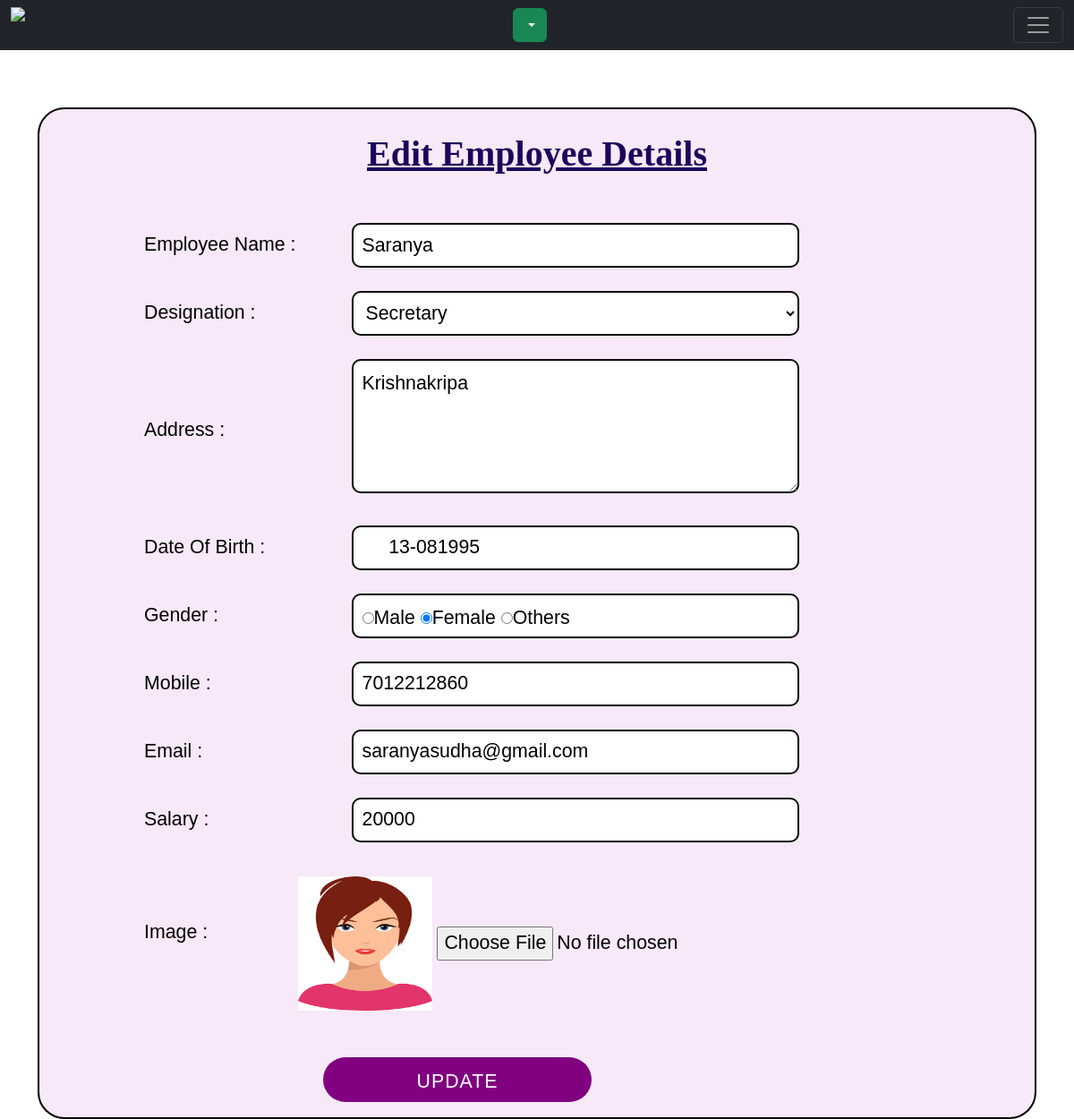
The page /adminapp/editemp/7012212860/ on the database its author committed.
### adminapp/models.py (models this page shows)
class employeedb(models.Model):
    Empname = models.CharField(max_length=100, null=True, blank=True)
    Designation = models.CharField(max_length=100, null=True, blank=True)
    Address = models.CharField(max_length=1000, null=True, blank=True)
    Dateofbirth = models.CharField(max_length=1000, null=True, blank=True)
    Gender = models.CharField(max_length=10, null=True, blank=True)
    Mobile = models.IntegerField(null=False, primary_key=True)
    Email = models.EmailField(max_length=100, null=True, blank=True)
    Salary = models.IntegerField(null=True, blank=True)
    Image = models.ImageField(upload_to="employee", null=True, blank=True)

### adminapp/views.py (the view)
# urls.py: path('editemp/<int:dataid>/', views.editemp, name="editemp"),
def editemp(req, dataid):
    des = postdb.objects.all()
    emp = employeedb.objects.get(Mobile=dataid)
    return render(req, "editemployee.html", {'emp':emp, 'des':des})

### adminapp/templates/editemployee.html (shortened to what this page needs)
<!DOCTYPE html>
{% extends 'adminhome.html' %}
{% load static %}
{% block content %}
<html lang="en">
<head>
</head>
<body>
<div class="card" style="border:2px solid black;border-radius:30px; background-color:rgb(247, 233, 247);">
    <div class="card-body" >
        <div>
            <h1>
            <u>Edit Employee Details</u></h1></div>
        <form class="form-inline" method="post" action="{% url 'empupdate' dataid=emp.Mobile %}" enctype="multipart/form-data">
            <table>
                <tr><td>Employee Name : </td>
                    <td><input name="empname" type="text" value="{{emp.Empname}}" class="form-field" placeholder="Employee Name"></td></tr>
            <tr><td>Designation : </td>
                <td><select class="form-field" name="desg">
    <option>{{emp.Designation}}</option>
                </select></td></tr>
            <tr><td>Address : </td>
                <td><textarea placeholder="Address" name="adrs" class="form-field" style="height:150px;">{{emp.Address}}</textarea></td></tr>
            <tr><td>Date Of Birth :</td>
              <td>
                  <input class="form-field" name="dob" type="text" value=" {{ emp.Dateofbirth }} ">
                </td></tr>
                <tr><td>Gender :  </td>
                    <td><div class="form-field">
                <input type="radio" value="Male" name="gender" id="male"
                {% if emp.Gender == 'Male' %} checked {% endif %}>Male
                <input type="radio" value="Female" name="gender" id="Female"
                {% if emp.Gender == 'Female' %} checked {% endif %}>Female
                <input type="radio" value="Others" name="gender" id="Others"
                {% if emp.Gender == 'Others' %} checked {% endif %}>Others
                    </div> </td></tr>
           <tr><td>Mobile : </td>
               <td><input name="mobile" value="{{emp.Mobile}}" type="tel" pattern="[0-9]{10}" class="form-field" placeholder="Mobile Number"></td></tr>
            <tr><td>Email : </td>
                <td><input name="email" type="email" value="{{emp.Email}}" class="form-field" placeholder="Email ID "></td></tr>
            <tr><td>Salary :</td>
                <td><input name="salary" type="text" class="form-field"  placeholder="Salary" value="{{emp.Salary}}"></td></tr>
           <tr><td>Image : </td>
               <td colspan="2"><img src="{{emp.Image.url}}" width="150px" height="150px">
                  <input class="inp1" name="simage" type="file"></td></tr>
                <tr><td colspan="2"> <button style="margin-top:50px;  background-color: purple;height:50px;" type="submit" class="inpbutton">UPDATE</button></td></tr>
            </table>
        </form>
    </div>
</div>
</body>
</html>
{% endblock %}

### adminapp/templates/editemployee.html (style rules this page uses)
.form-field { width:500px; margin-bottom:12px; margin-top:12px; height:50px; border:2px solid black; border-radius:10px; margin-left:60px; background-color:white; padding:10px; font-size:16pt; font-family: Arial; font-weight:500; }
h1 { color:rgb(28, 4, 92); font-family: 'Times New Roman', Times, serif; font-weight: bold; padding-top:10px; text-align:center; border-radius:30px; }
table { margin-left:100px; margin-top:40px; }
.inp1 { margin-top:80px; color:black; font-size:16pt; font-family: Arial; font-weight:500; }
td { color:black; font-size:16pt; font-family: Arial; font-weight:500; margin-top:25px; }
.inpbutton { padding: 12px 10px; width:300px; height: 60px; border: 0; border-radius: 25px; color: #fff; letter-spacing: 1px; font-family: "Rubik", sans-serif; margin-left: 200px; }

### rows shown on the page
employeedb: empname "Saranya", desg "Secretary", adrs "Krishnakripa", dob "13-081995", Gender "☑", mobile "7012212860", email "saranyasudha@gmail.com", salary "20000", Image (picture)
